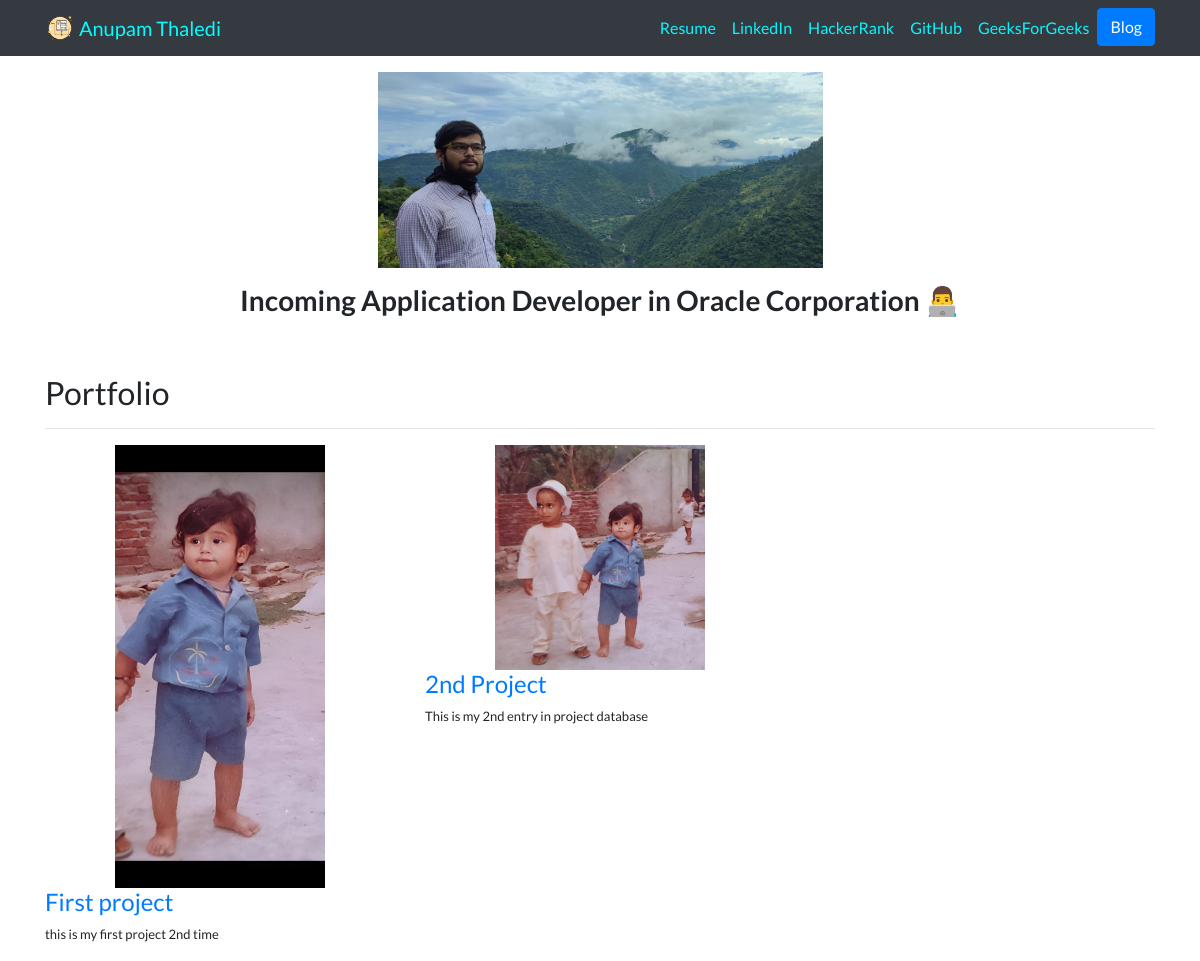
Before: / with the older database file.
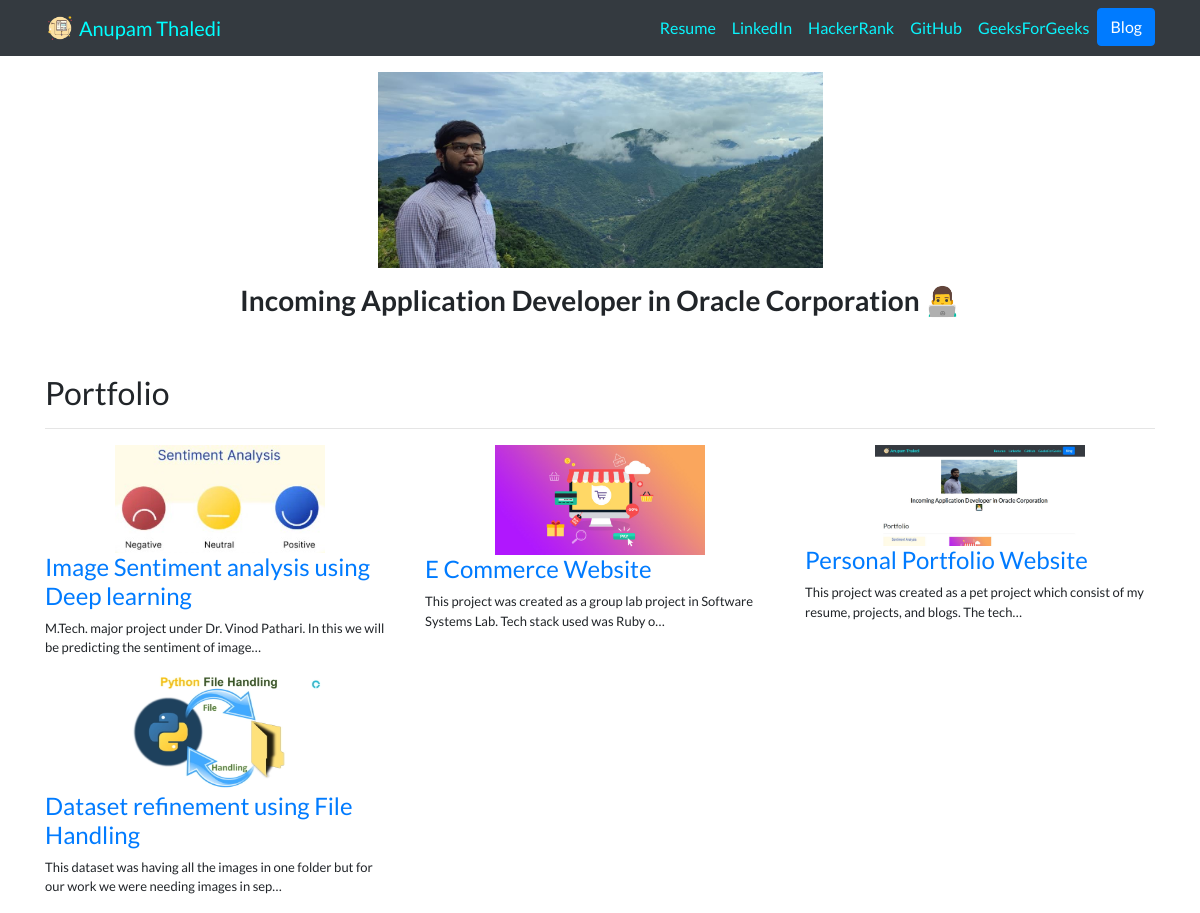
After: the same page with the newer database file.
### portfolio/models.py (models this page shows, shortened)
class Project(models.Model):
    title=models.CharField(max_length=100)
    description=models.TextField(max_length=2000)
    image=models.ImageField(upload_to='portfolio/images/')
    url=models.URLField(blank=True)

### portfolio/views.py (the view)
# urls.py: 2. Add a URL to urlpatterns:  path('', views.home, name='home')
def home(request):
    projects  = Project.objects.all()
    return render(request, 'portfolio/home.html', {'projects':projects} )

### portfolio/templates/portfolio/home.html (shortened to what this page needs)
{% extends 'portfolio/base.html' %}
{% load static %}
{% block content %}
      <div class="row justify-content-center my-3">
         <div class="col-5">
         <img id="anupamImg" src="{% static 'portfolio/anupam.jpg' %}" >
         </div>
      </div>
      <div class="row justify-content-center mb-3">
         <div class="col-md-9 text-center">
         <h3 class="font-weight-bold">Incoming Application Developer in Oracle Corporation 👨‍💻</h3>
         </div>
       </div>
       <h2 class="mt-5">Portfolio</h2>
       <hr>
       <div class="row ">
         {% for project in projects %}
            <div class="col-lg-4 col-md-6">
            <img class="projImages " src="{{ project.image.url }}" class="img-fluid mb-2">
           <a href="{% url 'portfolio:project_detail' project.id %}"><h4>{{ project.title }}</h4></a>
           <font size="-1"> <p>{{ project.description|striptags|truncatechars:100 }}</p> </font>
         </div>
         {% endfor %}
       </div>
{% endblock %}

### portfolio/templates/portfolio/base.html (shortened to what this page needs)
{% load static %}
<!doctype html>
<html lang="en">
  <head>
    <link rel="stylesheet" href="https://stackpath.bootstrapcdn.com/bootstrap/4.4.1/css/bootstrap.min.css">
    <link rel="stylesheet" href="{% static "portfolio/custom.css" %}">
  </head>
  <body>
    <nav id="topNav" class="navbar navbar-expand-md navbar-light bg-dark">
      <div class="container">
        <a class="navbar-brand" href="{% url 'home' %}">
          <img src="{% static "portfolio/logo.png" %}" width="30" height="30" class="d-inline-block align-top" alt="Anupam's Logo">
          <span id="spantopbar">Anupam Thaledi</span>
        </a>
        <div class="collapse navbar-collapse text-center" id="navbarNav">
          <ul class="navbar-nav ml-auto">
            <li class="nav-item">
              <a class="nav-link" href="{% static "portfolio/Atres.pdf" %}" target="_blank">Resume</a>
            </li>
            <li class="nav-item">
              <a class="nav-link" href="https://www.linkedin.com/in/anupamthaledi/" target="_blank">LinkedIn</a>
            </li>
            <li class="nav-item">
              <a class="nav-link" href="https://www.hackerrank.com/jimmi41" target="_blank">HackerRank</a>
            </li>
            <li class="nav-item">
              <a class="nav-link" href="https://github.com/jimmi41" target="_blank">GitHub</a>
            </li>
            <li class="nav-item">
              <a class="nav-link" href="https://auth.geeksforgeeks.org/user/jimmi411/practice/" target="_blank">GeeksForGeeks</a>
            </li>
            <li>
              <a role="button" href="{% url 'blog:all_blogs' %}" target="_blank" class="btn btn-primary">Blog</a>
            </li>
          </ul>
        </div>
      </div>
    </nav>
    <div class="container">
      {% block content %}{% endblock content %}
    </div>
  </body>
</html>

### portfolio/static/portfolio/custom.css (style rules this page uses)
.navbar-nav .nav-link { color: rgb(10, 244, 252) !important; }
body { font-family: 'Lato', sans-serif; }
#spantopbar { color: aqua; }
#anupamImg { width: 100%; height: 100%; }
.projImages { display: block; margin-left: auto; margin-right: auto; width: 60%; }

Changed rows visible on the page:
removed Project: image (picture), title "First project", description "this is my first project 2nd time"
removed Project: image (picture), title "2nd Project", description "This is my 2nd entry in project database"
added Project: image (picture), title "Image Sentiment analysis using Deep learning", description "M.Tech. major project under Dr. Vinod Pathari. In this we will be predicting the sentiment of image…"
added Project: image (picture), title "E Commerce Website", description "This project was created as a group lab project in Software Systems Lab. Tech stack used was Ruby o…"
added Project: image (picture), title "Personal Portfolio Website", description "This project was created as a pet project which consist of my resume, projects, and blogs. The tech…"
added Project: image (picture), title "Dataset refinement using File Handling", description "This dataset was having all the images in one folder but for our work we were needing images in sep…"
